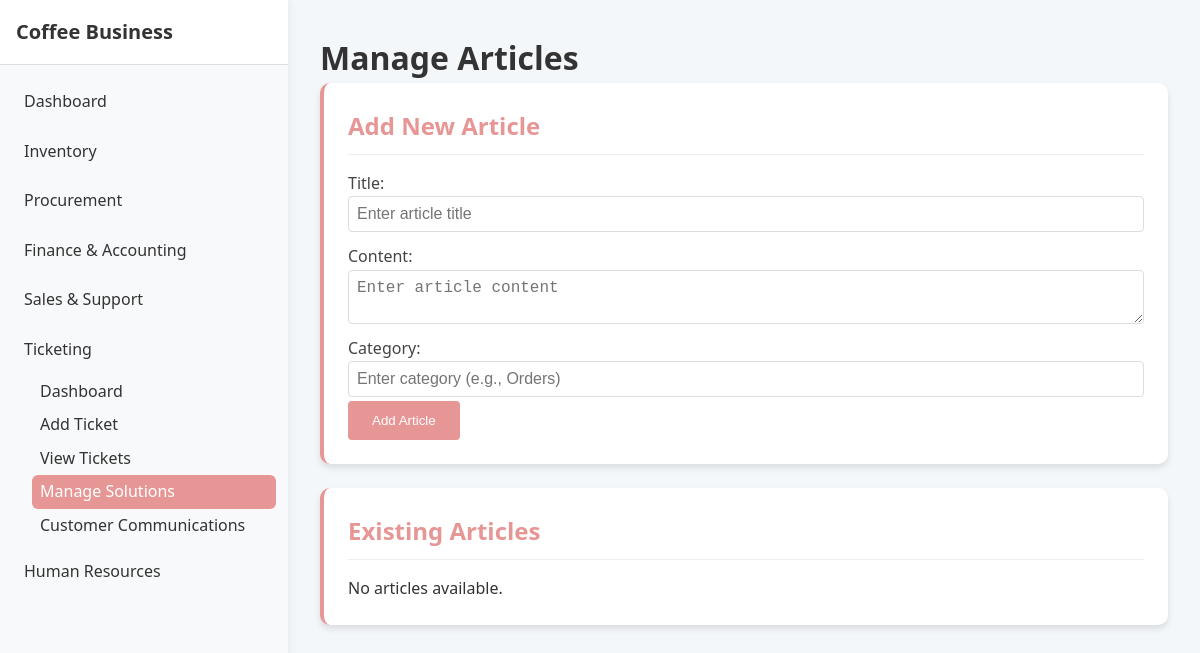
Before: /Module2/manage_solutions.php with the older database file.
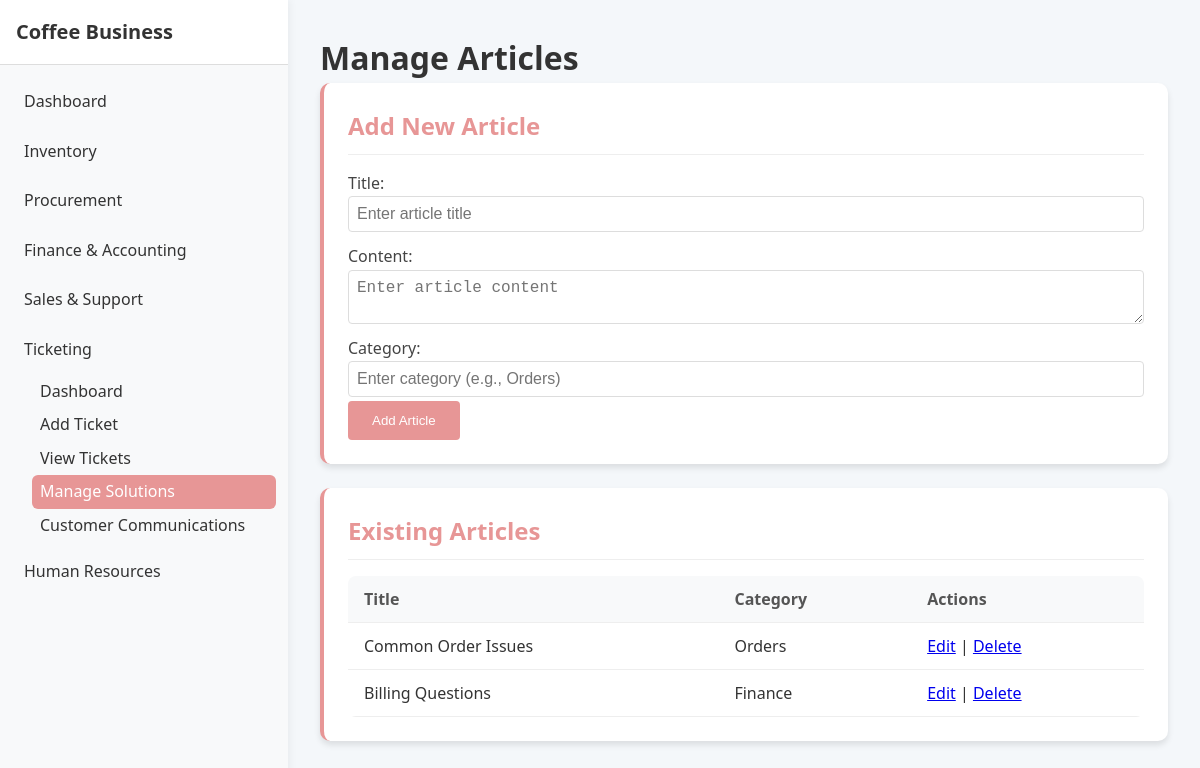
After: the same page with the newer database file.
### tables this page shows
CREATE TABLE `solutions` (
  `id` int(11) NOT NULL,
  `title` varchar(255) NOT NULL,
  `content` text NOT NULL,
  `category` varchar(100) DEFAULT NULL,
  `created_at` timestamp NOT NULL DEFAULT current_timestamp(),
  `updated_at` timestamp NOT NULL DEFAULT current_timestamp() ON UPDATE current_timestamp()
);

### Module2/manage_solutions.php (the view, shortened to what this page needs)
<?php
require '../db.php';
include '../shared/sidebar.php';
?>
<!DOCTYPE html>
<html lang="en">
<head>
    <link rel="stylesheet" href="<?php echo BASE_URL; ?>Module2/styles.css">
</head>
<body>
    <div class="main-container">
        <h1 class="dashboard-title">Manage Articles</h1>
        <div class="card">
            <h2>Add New Article</h2>
            <form method="POST" action="manage_solutions.php">
                <label>Title:
                    <input type="text" name="title" required placeholder="Enter article title">
                </label>
                <label>Content:
                    <textarea name="content" required placeholder="Enter article content"></textarea>
                </label>
                <label>Category:
                    <input type="text" name="category" placeholder="Enter category (e.g., Orders)">
                </label>
                <button type="submit">Add Article</button>
            </form>
        </div>
        <div class="card">
            <h2>Existing Articles</h2>
            <?php
            $solutions = $pdo->query("SELECT * FROM solutions ORDER BY created_at DESC")->fetchAll(PDO::FETCH_ASSOC);
            if (!empty($solutions)): ?>
                <table>
                    <thead>
                        <tr>
                            <th>Title</th>
                            <th>Category</th>
                            <th>Actions</th>
                        </tr>
                    </thead>
                    <tbody>
                        <?php foreach ($solutions as $sol): ?>
                            <tr>
                                <td><?php echo htmlspecialchars($sol['title']); ?></td>
                                <td><?php echo htmlspecialchars($sol['category'] ?: 'Uncategorized'); ?></td>
                                <td>
                                    <a href="manage_solutions.php?action=edit&id=<?php echo $sol['id']; ?>" class="btn-link">Edit</a> |
                                    <a href="manage_solutions.php?action=delete&id=<?php echo $sol['id']; ?>" class="btn-link" onclick="return confirm('Delete article?');">Delete</a>
                                </td>
                            </tr>
                        <?php endforeach; ?>
                    </tbody>
                </table>
            <?php else: ?>
                <p class="no-data">No articles available.</p>
            <?php endif; ?>
        </div>
    </div>
</body>
</html>

Changed rows visible on the page:
added solutions: title "Common Order Issues", category "Orders"
added solutions: title "Billing Questions", category "Finance"
Other visible differences:
text no longer shown: "No articles available."
text now shown: "Title Category Actions"
